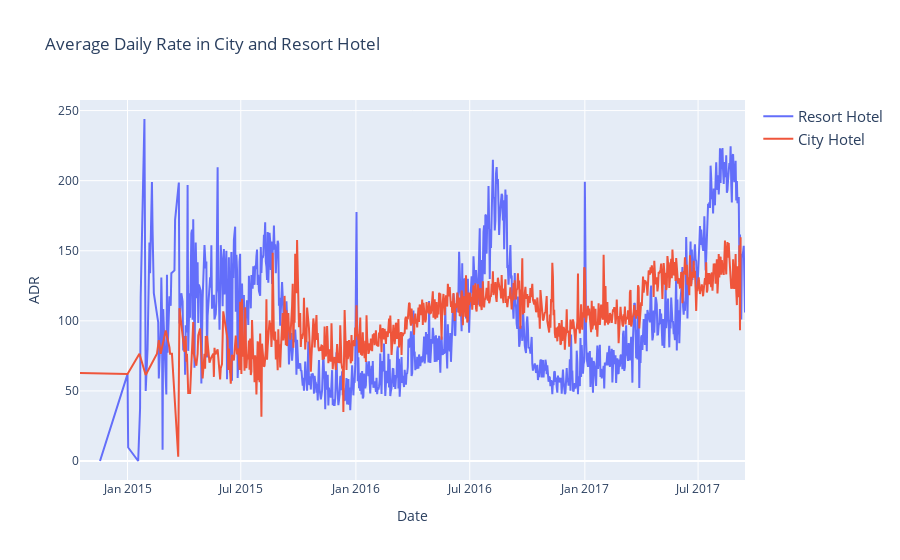

Notebook cell for this chart:
### Code cell
# Assuming resort_hotel and city_hotel are pandas DataFrames with 'index' and 'adr' columns

# Create a figure
fig = go.Figure()

# Add traces for resort_hotel and city_hotel
fig.add_trace(go.Scatter(x=resort_hotel.index, y=resort_hotel['adr'], mode='lines', name='Resort Hotel'))
fig.add_trace(go.Scatter(x=city_hotel.index, y=city_hotel['adr'], mode='lines', name='City Hotel'))

# Update the layout
fig.update_layout(
    title='Average Daily Rate in City and Resort Hotel',
    xaxis_title='Date',
    yaxis_title='ADR',
    legend=dict(font=dict(size=15))
)
fig.show()

### Figure 1 — Plotly figure (JSON) as saved in the notebook; plotly's stock layout.template omitted (floating-point values rounded to 4 significant figures; data arrays with more than 128 entries replaced by an {"elided": "..."} marker saying what was removed)
{"data": [{"mode": "lines", "name": "Resort Hotel", "type": "scatter", "x": {"elided": "913 str values"}, "y": {"elided": "913 float values"}}, {"mode": "lines", "name": "City Hotel", "type": "scatter", "x": {"elided": "864 str values"}, "y": {"elided": "864 float values"}}], "layout": {"legend": {"font": {"size": 15}}, "title": {"text": "Average Daily Rate in City and Resort Hotel"}, "xaxis": {"title": {"text": "Date"}}, "yaxis": {"title": {"text": "ADR"}}}}
